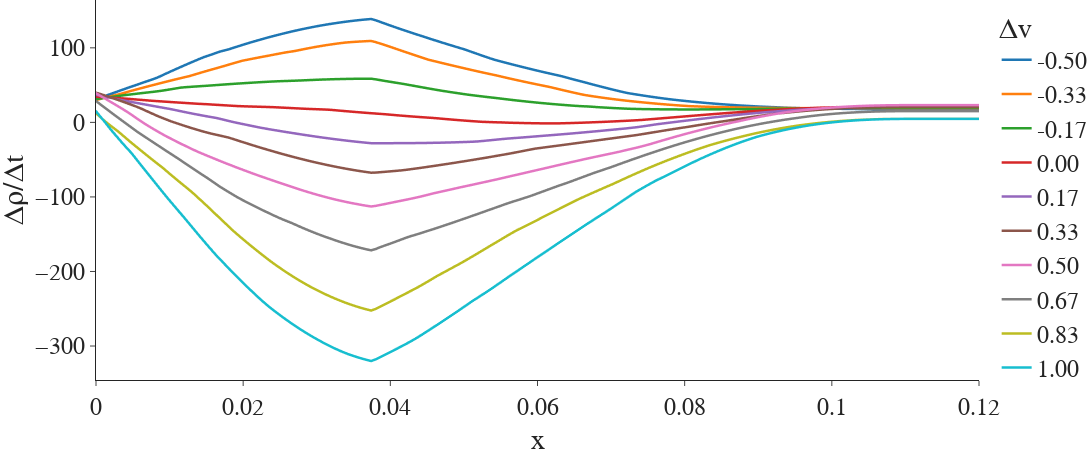
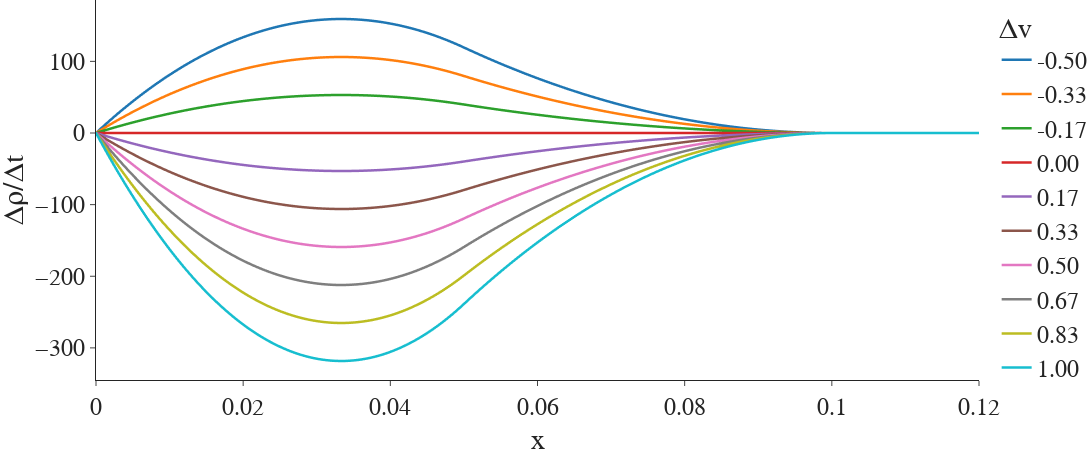

Notebook source saved alongside these figures, in order:
### Code cell
pio.templates.default = "simple_white"
# pio.templates.default = "plotly_white"

fig_model = px.line(df, x='x', y=df.columns[1:]) # title='Model predictions'
fig_model.update_layout(legend_title_text='Δv', xaxis_title='x', yaxis_title='Δρ/Δt')
fig_model.update_layout(margin=dict(l=20, r=20, t=0, b=0), font = dict(family = "serif", size = 24))
fig_model.update_layout(width=1400, height = 455)
fig_model.update_traces(line=dict(width=2.5))
fig_model.update_layout(yaxis = dict(
        tickmode = 'linear',
        tick0 = 0,
        dtick = 100
    ))
# set line width
# for d in fig_model.data:
#     d.line.width = 2.5
fig_model.show()

fig_target = px.line(df_target, x='x', y=df_target.columns[1:]) # title='Target values'
fig_target.update_layout(legend_title_text='Δv', xaxis_title='x', yaxis_title='Δρ/Δt')
fig_target.update_layout(margin=dict(l=20, r=20, t=0, b=0), font = dict(family = "serif", size = 24))
fig_target.update_layout(width=1400, height = 455)
fig_target.update_traces(line=dict(width=2.5))
fig_target.update_yaxes(range=fig_model.layout.yaxis.range)
fig_target.update_layout(yaxis = dict(
        tickmode = 'linear',
        tick0 = 0,
        dtick = 100
    ))
# for d in fig_target.data:
#     d.line.width = 2.5
fig_target.show()

dir = "/home/jakob/Bachelorarbeit/GNNDensityGradientsThesis/figures/"
# fig_model.write_image(dir + "search3_kernel_learned.pdf", width=1400, height=455, scale=2.8)
# fig_model.write_image(dir + "search3_kernel_learned.pdf", width=1400, height=455, scale=2.8)
# fig_target.write_image(dir + "search3_kernel_target.pdf", width=1400, height=455, scale=2.8)
# fig_target.write_image(dir + "search3_kernel_target.pdf", width=1400, height=455, scale=2.8)
# fig_target.write_image(dir + "search3_kernel_target.pdf", width=1400, height=455, scale=3)

### Figure 1 — Plotly figure (JSON) as saved in the notebook; plotly's stock layout.template omitted (floating-point values rounded to 4 significant figures; data arrays with more than 128 entries replaced by an {"elided": "..."} marker saying what was removed)
{"data": [{"hovertemplate": "variable=-0.50<br>x=%{x}<br>value=%{y}<extra></extra>", "legendgroup": "-0.50", "line": {"color": "#1F77B4", "dash": "solid", "width": 2.5}, "marker": {"symbol": "circle"}, "mode": "lines", "name": "-0.50", "showlegend": true, "type": "scattergl", "x": {"elided": "200 float values"}, "xaxis": "x", "y": {"elided": "200 float values"}, "yaxis": "y"}, {"hovertemplate": "variable=-0.33<br>x=%{x}<br>value=%{y}<extra></extra>", "legendgroup": "-0.33", "line": {"color": "#FF7F0E", "dash": "solid", "width": 2.5}, "marker": {"symbol": "circle"}, "mode": "lines", "name": "-0.33", "showlegend": true, "type": "scattergl", "x": {"elided": "200 float values"}, "xaxis": "x", "y": {"elided": "200 float values"}, "yaxis": "y"}, {"hovertemplate": "variable=-0.17<br>x=%{x}<br>value=%{y}<extra></extra>", "legendgroup": "-0.17", "line": {"color": "#2CA02C", "dash": "solid", "width": 2.5}, "marker": {"symbol": "circle"}, "mode": "lines", "name": "-0.17", "showlegend": true, "type": "scattergl", "x": {"elided": "200 float values"}, "xaxis": "x", "y": {"elided": "200 float values"}, "yaxis": "y"}, {"hovertemplate": "variable=0.00<br>x=%{x}<br>value=%{y}<extra></extra>", "legendgroup": "0.00", "line": {"color": "#D62728", "dash": "solid", "width": 2.5}, "marker": {"symbol": "circle"}, "mode": "lines", "name": "0.00", "showlegend": true, "type": "scattergl", "x": {"elided": "200 float values"}, "xaxis": "x", "y": {"elided": "200 float values"}, "yaxis": "y"}, {"hovertemplate": "variable=0.17<br>x=%{x}<br>value=%{y}<extra></extra>", "legendgroup": "0.17", "line": {"color": "#9467BD", "dash": "solid", "width": 2.5}, "marker": {"symbol": "circle"}, "mode": "lines", "name": "0.17", "showlegend": true, "type": "scattergl", "x": {"elided": "200 float values"}, "xaxis": "x", "y": {"elided": "200 float values"}, "yaxis": "y"}, {"hovertemplate": "variable=0.33<br>x=%{x}<br>value=%{y}<extra></extra>", "legendgroup": "0.33", "line": {"color": "#8C564B", "dash": "solid", "width": 2.5}, "marker": {"symbol": "circle"}, "mode": "lines", "name": "0.33", "showlegend": true, "type": "scattergl", "x": {"elided": "200 float values"}, "xaxis": "x", "y": {"elided": "200 float values"}, "yaxis": "y"}, {"hovertemplate": "variable=0.50<br>x=%{x}<br>value=%{y}<extra></extra>", "legendgroup": "0.50", "line": {"color": "#E377C2", "dash": "solid", "width": 2.5}, "marker": {"symbol": "circle"}, "mode": "lines", "name": "0.50", "showlegend": true, "type": "scattergl", "x": {"elided": "200 float values"}, "xaxis": "x", "y": {"elided": "200 float values"}, "yaxis": "y"}, {"hovertemplate": "variable=0.67<br>x=%{x}<br>value=%{y}<extra></extra>", "legendgroup": "0.67", "line": {"color": "#7F7F7F", "dash": "solid", "width": 2.5}, "marker": {"symbol": "circle"}, "mode": "lines", "name": "0.67", "showlegend": true, "type": "scattergl", "x": {"elided": "200 float values"}, "xaxis": "x", "y": {"elided": "200 float values"}, "yaxis": "y"}, {"hovertemplate": "variable=0.83<br>x=%{x}<br>value=%{y}<extra></extra>", "legendgroup": "0.83", "line": {"color": "#BCBD22", "dash": "solid", "width": 2.5}, "marker": {"symbol": "circle"}, "mode": "lines", "name": "0.83", "showlegend": true, "type": "scattergl", "x": {"elided": "200 float values"}, "xaxis": "x", "y": {"elided": "200 float values"}, "yaxis": "y"}, {"hovertemplate": "variable=1.00<br>x=%{x}<br>value=%{y}<extra></extra>", "legendgroup": "1.00", "line": {"color": "#17BECF", "dash": "solid", "width": 2.5}, "marker": {"symbol": "circle"}, "mode": "lines", "name": "1.00", "showlegend": true, "type": "scattergl", "x": {"elided": "200 float values"}, "xaxis": "x", "y": {"elided": "200 float values"}, "yaxis": "y"}], "layout": {"font": {"family": "serif", "size": 24}, "height": 455, "legend": {"title": {"text": "Δv"}, "tracegroupgap": 0}, "margin": {"b": 0, "l": 20, "r": 20, "t": 0}, "width": 1400, "xaxis": {"anchor": "y", "domain": [0, 1], "title": {"text": "x"}}, "yaxis": {"anchor": "x", "domain": [0, 1], "dtick": 100, "tick0": 0, "tickmode": "linear", "title": {"text": "Δρ/Δt"}}}}

### Figure 2 — Plotly figure (JSON) as saved in the notebook; plotly's stock layout.template omitted (floating-point values rounded to 4 significant figures; data arrays with more than 128 entries replaced by an {"elided": "..."} marker saying what was removed)
{"data": [{"hovertemplate": "variable=-0.50<br>x=%{x}<br>value=%{y}<extra></extra>", "legendgroup": "-0.50", "line": {"color": "#1F77B4", "dash": "solid", "width": 2.5}, "marker": {"symbol": "circle"}, "mode": "lines", "name": "-0.50", "showlegend": true, "type": "scattergl", "x": {"elided": "200 float values"}, "xaxis": "x", "y": {"elided": "200 float values"}, "yaxis": "y"}, {"hovertemplate": "variable=-0.33<br>x=%{x}<br>value=%{y}<extra></extra>", "legendgroup": "-0.33", "line": {"color": "#FF7F0E", "dash": "solid", "width": 2.5}, "marker": {"symbol": "circle"}, "mode": "lines", "name": "-0.33", "showlegend": true, "type": "scattergl", "x": {"elided": "200 float values"}, "xaxis": "x", "y": {"elided": "200 float values"}, "yaxis": "y"}, {"hovertemplate": "variable=-0.17<br>x=%{x}<br>value=%{y}<extra></extra>", "legendgroup": "-0.17", "line": {"color": "#2CA02C", "dash": "solid", "width": 2.5}, "marker": {"symbol": "circle"}, "mode": "lines", "name": "-0.17", "showlegend": true, "type": "scattergl", "x": {"elided": "200 float values"}, "xaxis": "x", "y": {"elided": "200 float values"}, "yaxis": "y"}, {"hovertemplate": "variable=0.00<br>x=%{x}<br>value=%{y}<extra></extra>", "legendgroup": "0.00", "line": {"color": "#D62728", "dash": "solid", "width": 2.5}, "marker": {"symbol": "circle"}, "mode": "lines", "name": "0.00", "showlegend": true, "type": "scattergl", "x": {"elided": "200 float values"}, "xaxis": "x", "y": {"elided": "200 int values"}, "yaxis": "y"}, {"hovertemplate": "variable=0.17<br>x=%{x}<br>value=%{y}<extra></extra>", "legendgroup": "0.17", "line": {"color": "#9467BD", "dash": "solid", "width": 2.5}, "marker": {"symbol": "circle"}, "mode": "lines", "name": "0.17", "showlegend": true, "type": "scattergl", "x": {"elided": "200 float values"}, "xaxis": "x", "y": {"elided": "200 float values"}, "yaxis": "y"}, {"hovertemplate": "variable=0.33<br>x=%{x}<br>value=%{y}<extra></extra>", "legendgroup": "0.33", "line": {"color": "#8C564B", "dash": "solid", "width": 2.5}, "marker": {"symbol": "circle"}, "mode": "lines", "name": "0.33", "showlegend": true, "type": "scattergl", "x": {"elided": "200 float values"}, "xaxis": "x", "y": {"elided": "200 float values"}, "yaxis": "y"}, {"hovertemplate": "variable=0.50<br>x=%{x}<br>value=%{y}<extra></extra>", "legendgroup": "0.50", "line": {"color": "#E377C2", "dash": "solid", "width": 2.5}, "marker": {"symbol": "circle"}, "mode": "lines", "name": "0.50", "showlegend": true, "type": "scattergl", "x": {"elided": "200 float values"}, "xaxis": "x", "y": {"elided": "200 float values"}, "yaxis": "y"}, {"hovertemplate": "variable=0.67<br>x=%{x}<br>value=%{y}<extra></extra>", "legendgroup": "0.67", "line": {"color": "#7F7F7F", "dash": "solid", "width": 2.5}, "marker": {"symbol": "circle"}, "mode": "lines", "name": "0.67", "showlegend": true, "type": "scattergl", "x": {"elided": "200 float values"}, "xaxis": "x", "y": {"elided": "200 float values"}, "yaxis": "y"}, {"hovertemplate": "variable=0.83<br>x=%{x}<br>value=%{y}<extra></extra>", "legendgroup": "0.83", "line": {"color": "#BCBD22", "dash": "solid", "width": 2.5}, "marker": {"symbol": "circle"}, "mode": "lines", "name": "0.83", "showlegend": true, "type": "scattergl", "x": {"elided": "200 float values"}, "xaxis": "x", "y": {"elided": "200 float values"}, "yaxis": "y"}, {"hovertemplate": "variable=1.00<br>x=%{x}<br>value=%{y}<extra></extra>", "legendgroup": "1.00", "line": {"color": "#17BECF", "dash": "solid", "width": 2.5}, "marker": {"symbol": "circle"}, "mode": "lines", "name": "1.00", "showlegend": true, "type": "scattergl", "x": {"elided": "200 float values"}, "xaxis": "x", "y": {"elided": "200 float values"}, "yaxis": "y"}], "layout": {"font": {"family": "serif", "size": 24}, "height": 455, "legend": {"title": {"text": "Δv"}, "tracegroupgap": 0}, "margin": {"b": 0, "l": 20, "r": 20, "t": 0}, "width": 1400, "xaxis": {"anchor": "y", "domain": [0, 1], "title": {"text": "x"}}, "yaxis": {"anchor": "x", "domain": [0, 1], "dtick": 100, "tick0": 0, "tickmode": "linear", "title": {"text": "Δρ/Δt"}}}}
